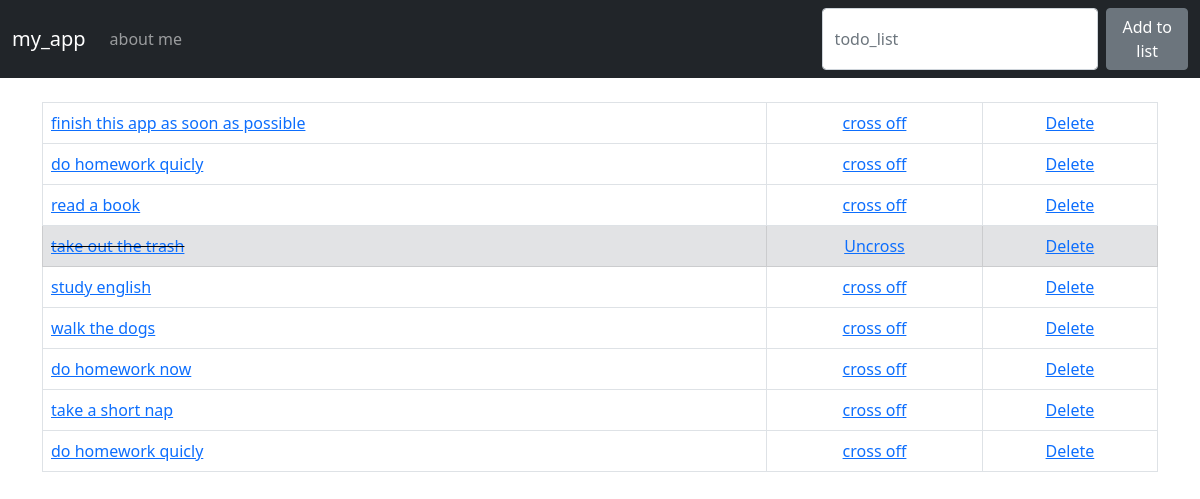
The page / on the database its author committed.
### todo_list/models.py (models this page shows, shortened)
class list(models.Model):
    item = models.CharField(max_length=200)
    completed = models.BooleanField(default=False)

### todo_list/views.py (the view)
# urls.py: 2. Add a URL to urlpatterns:  path('', views.home, name='home')
def home(request):
    if request.method == "POST":
        form = listForm(request.POST or None)
        if form.is_valid():
            form.save()
            all_items = list.objects.all
            messages.success(request, ('Item Has Been Added To List'))
            return render(request,'home.html', {'all_items': all_items})
    else:
        all_items = list.objects.all
        return render(request,'home.html', {'all_items': all_items})

### todo_list/templates/home.html (shortened to what this page needs)
{% extends 'base.html' %}
{% block content %}
{% if all_items %}
<table class="table table-bordered ">
    {% for things in all_items %}
        {% if things.completed %}
            <tr class="table-secondary">
                <td class="striker"><a href="{% url 'edit' things.id %}">{{ things.item }}</a> </td>
                <td ><center><a href="{% url 'Uncross' things.id %}"> Uncross  </a></center></td>
                <td><center><a href="{% url 'delete' things.id %}"> Delete  </a></center></td>
            </tr>
        {% else %}
            <tr>
                <td><a href="{% url 'edit' things.id %}"> {{ things.item }}</a></td>
                <td><center><a href="{% url 'cross_off' things.id %}"> cross off  </a></center></td>
                <td><center><a href="{% url 'delete' things.id %}"> Delete </a></center></td>
            </tr>
        {% endif %}
    {% endfor %}
</table>
{% endif%}
{% endblock %}

### todo_list/static/css/my_style.css (style rules this page uses)
.striker { text-decoration: line-through; }

### rows shown on the page
list: item "finish this app as soon as possible"
list: item "do homework quicly"
list: item "read a book"
list: item "take out the trash"
list: item "study english"
list: item "walk the dogs"
list: item "do homework now"
list: item "take a short nap"
list: item "do homework quicly"
